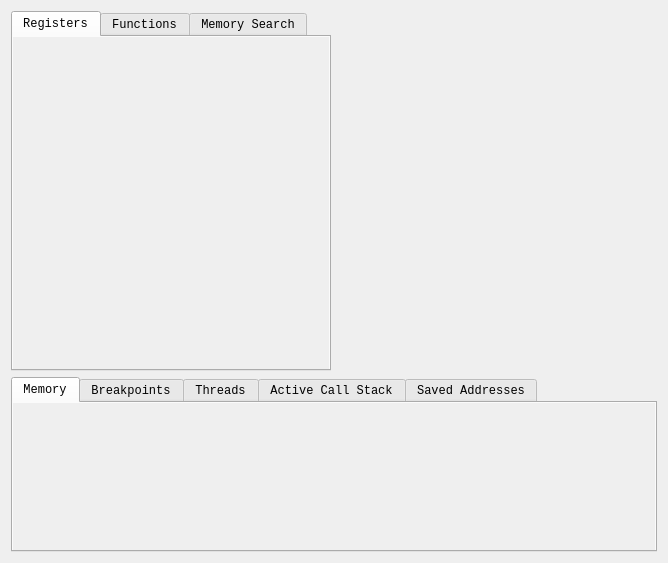
<?xml version="1.0" encoding="UTF-8"?>
<ui version="4.0">
 <class>CpuWidget</class>
 <widget class="QWidget" name="CpuWidget">
  <property name="geometry">
   <rect>
    <x>0</x>
    <y>0</y>
    <width>668</width>
    <height>563</height>
   </rect>
  </property>
  <property name="font">
   <font>
    <family>Monospace</family>
   </font>
  </property>
  <property name="focusPolicy">
   <enum>Qt::StrongFocus</enum>
  </property>
  <property name="windowTitle">
   <string/>
  </property>
  <layout class="QGridLayout" name="gridLayout">
   <item row="0" column="0">
    <layout class="QVBoxLayout" name="verticalLayout">
     <item>
      <layout class="QHBoxLayout" name="horizontalLayout" stretch="0,0">
       <item>
        <widget class="QTabWidget" name="tabWidgetRegFunc">
         <property name="minimumSize">
          <size>
           <width>320</width>
           <height>350</height>
          </size>
         </property>
         <property name="currentIndex">
          <number>0</number>
         </property>
         <widget class="QWidget" name="tabRegisters">
          <attribute name="title">
           <string>Registers</string>
          </attribute>
          <layout class="QHBoxLayout" name="horizontalLayout_6">
           <property name="spacing">
            <number>0</number>
           </property>
           <property name="leftMargin">
            <number>0</number>
           </property>
           <property name="topMargin">
            <number>0</number>
           </property>
           <property name="rightMargin">
            <number>0</number>
           </property>
           <property name="bottomMargin">
            <number>0</number>
           </property>
           <item>
            <widget class="RegisterWidget" name="registerWidget" native="true">
             <property name="sizePolicy">
              <sizepolicy hsizetype="Expanding" vsizetype="Expanding">
               <horstretch>0</horstretch>
               <verstretch>0</verstretch>
              </sizepolicy>
             </property>
             <property name="minimumSize">
              <size>
               <width>320</width>
               <height>300</height>
              </size>
             </property>
             <property name="maximumSize">
              <size>
               <width>16777215</width>
               <height>595</height>
              </size>
             </property>
             <property name="font">
              <font>
               <family>Monospace</family>
              </font>
             </property>
             <property name="focusPolicy">
              <enum>Qt::StrongFocus</enum>
             </property>
             <property name="contextMenuPolicy">
              <enum>Qt::CustomContextMenu</enum>
             </property>
             <property name="autoFillBackground">
              <bool>true</bool>
             </property>
            </widget>
           </item>
          </layout>
         </widget>
         <widget class="QWidget" name="tabFunctions">
          <attribute name="title">
           <string>Functions</string>
          </attribute>
          <layout class="QVBoxLayout" name="verticalLayout_2">
           <property name="spacing">
            <number>0</number>
           </property>
           <property name="leftMargin">
            <number>0</number>
           </property>
           <property name="topMargin">
            <number>0</number>
           </property>
           <property name="rightMargin">
            <number>0</number>
           </property>
           <property name="bottomMargin">
            <number>0</number>
           </property>
           <item>
            <widget class="QTreeWidget" name="treeModules">
             <property name="enabled">
              <bool>true</bool>
             </property>
             <property name="contextMenuPolicy">
              <enum>Qt::CustomContextMenu</enum>
             </property>
             <property name="indentation">
              <number>8</number>
             </property>
             <property name="sortingEnabled">
              <bool>true</bool>
             </property>
             <property name="columnCount">
              <number>3</number>
             </property>
             <column>
              <property name="text">
               <string>Module</string>
              </property>
             </column>
             <column>
              <property name="text">
               <string>Version</string>
              </property>
             </column>
             <column>
              <property name="text">
               <string>Count</string>
              </property>
             </column>
            </widget>
           </item>
           <item>
            <widget class="QListWidget" name="listFunctions">
             <property name="contextMenuPolicy">
              <enum>Qt::CustomContextMenu</enum>
             </property>
            </widget>
           </item>
           <item>
            <layout class="QHBoxLayout" name="horizontalLayout_5">
             <item>
              <widget class="QPushButton" name="btnRefreshFunctions">
               <property name="text">
                <string>Refresh</string>
               </property>
              </widget>
             </item>
             <item>
              <widget class="QLineEdit" name="txtFuncSearch">
               <property name="placeholderText">
                <string>Filter</string>
               </property>
              </widget>
             </item>
             <item>
              <widget class="QPushButton" name="btnExportFunctions">
               <property name="text">
                <string>Export</string>
               </property>
              </widget>
             </item>
            </layout>
           </item>
          </layout>
         </widget>
         <widget class="QWidget" name="tabMemorySearch">
          <attribute name="title">
           <string>Memory Search</string>
          </attribute>
          <layout class="QHBoxLayout" name="horizontalLayout_10">
           <property name="spacing">
            <number>0</number>
           </property>
           <property name="leftMargin">
            <number>0</number>
           </property>
           <property name="topMargin">
            <number>0</number>
           </property>
           <property name="rightMargin">
            <number>0</number>
           </property>
           <property name="bottomMargin">
            <number>0</number>
           </property>
           <item>
            <widget class="MemorySearchWidget" name="memorySearchWidget" native="true">
             <property name="sizePolicy">
              <sizepolicy hsizetype="Preferred" vsizetype="Preferred">
               <horstretch>0</horstretch>
               <verstretch>0</verstretch>
              </sizepolicy>
             </property>
             <property name="font">
              <font>
               <family>Monospace</family>
              </font>
             </property>
             <property name="focusPolicy">
              <enum>Qt::StrongFocus</enum>
             </property>
             <property name="contextMenuPolicy">
              <enum>Qt::CustomContextMenu</enum>
             </property>
             <property name="autoFillBackground">
              <bool>true</bool>
             </property>
            </widget>
           </item>
          </layout>
         </widget>
        </widget>
       </item>
       <item>
        <widget class="DisassemblyWidget" name="disassemblyWidget" native="true">
         <property name="sizePolicy">
          <sizepolicy hsizetype="MinimumExpanding" vsizetype="Expanding">
           <horstretch>0</horstretch>
           <verstretch>1</verstretch>
          </sizepolicy>
         </property>
         <property name="minimumSize">
          <size>
           <width>320</width>
           <height>350</height>
          </size>
         </property>
         <property name="maximumSize">
          <size>
           <width>16777215</width>
           <height>595</height>
          </size>
         </property>
         <property name="font">
          <font>
           <family>Monospace</family>
          </font>
         </property>
         <property name="focusPolicy">
          <enum>Qt::StrongFocus</enum>
         </property>
         <property name="contextMenuPolicy">
          <enum>Qt::CustomContextMenu</enum>
         </property>
         <property name="autoFillBackground">
          <bool>true</bool>
         </property>
        </widget>
       </item>
      </layout>
     </item>
     <item>
      <widget class="QTabWidget" name="tabWidget">
       <property name="minimumSize">
        <size>
         <width>150</width>
         <height>0</height>
        </size>
       </property>
       <property name="maximumSize">
        <size>
         <width>16777215</width>
         <height>215</height>
        </size>
       </property>
       <property name="tabPosition">
        <enum>QTabWidget::North</enum>
       </property>
       <property name="currentIndex">
        <number>0</number>
       </property>
       <widget class="QWidget" name="tab_memory">
        <property name="sizePolicy">
         <sizepolicy hsizetype="Preferred" vsizetype="Preferred">
          <horstretch>0</horstretch>
          <verstretch>0</verstretch>
         </sizepolicy>
        </property>
        <attribute name="title">
         <string>Memory</string>
        </attribute>
        <layout class="QHBoxLayout" name="horizontalLayout_3">
         <property name="spacing">
          <number>6</number>
         </property>
         <property name="leftMargin">
          <number>0</number>
         </property>
         <property name="topMargin">
          <number>0</number>
         </property>
         <property name="rightMargin">
          <number>0</number>
         </property>
         <property name="bottomMargin">
          <number>0</number>
         </property>
         <item>
          <widget class="MemoryViewWidget" name="memoryviewWidget" native="true">
           <property name="sizePolicy">
            <sizepolicy hsizetype="Preferred" vsizetype="Preferred">
             <horstretch>0</horstretch>
             <verstretch>0</verstretch>
            </sizepolicy>
           </property>
           <property name="minimumSize">
            <size>
             <width>250</width>
             <height>145</height>
            </size>
           </property>
           <property name="maximumSize">
            <size>
             <width>16777215</width>
             <height>16777215</height>
            </size>
           </property>
           <property name="font">
            <font>
             <family>Monospace</family>
            </font>
           </property>
           <property name="contextMenuPolicy">
            <enum>Qt::CustomContextMenu</enum>
           </property>
           <property name="autoFillBackground">
            <bool>true</bool>
           </property>
          </widget>
         </item>
        </layout>
       </widget>
       <widget class="QWidget" name="tab_breakpoints">
        <attribute name="title">
         <string>Breakpoints</string>
        </attribute>
        <layout class="QHBoxLayout" name="horizontalLayout_4">
         <property name="leftMargin">
          <number>0</number>
         </property>
         <property name="topMargin">
          <number>0</number>
         </property>
         <property name="rightMargin">
          <number>0</number>
         </property>
         <property name="bottomMargin">
          <number>0</number>
         </property>
         <item>
          <widget class="QTableView" name="breakpointList">
           <property name="contextMenuPolicy">
            <enum>Qt::CustomContextMenu</enum>
           </property>
           <property name="horizontalScrollBarPolicy">
            <enum>Qt::ScrollBarAlwaysOff</enum>
           </property>
           <property name="gridStyle">
            <enum>Qt::NoPen</enum>
           </property>
          </widget>
         </item>
        </layout>
       </widget>
       <widget class="QWidget" name="tab_threads">
        <attribute name="title">
         <string>Threads</string>
        </attribute>
        <layout class="QHBoxLayout" name="horizontalLayout_7">
         <property name="spacing">
          <number>0</number>
         </property>
         <property name="leftMargin">
          <number>0</number>
         </property>
         <property name="topMargin">
          <number>0</number>
         </property>
         <property name="rightMargin">
          <number>0</number>
         </property>
         <property name="bottomMargin">
          <number>0</number>
         </property>
         <item>
          <widget class="QTableView" name="threadList">
           <property name="contextMenuPolicy">
            <enum>Qt::CustomContextMenu</enum>
           </property>
           <property name="selectionMode">
            <enum>QAbstractItemView::SingleSelection</enum>
           </property>
           <property name="gridStyle">
            <enum>Qt::NoPen</enum>
           </property>
           <property name="cornerButtonEnabled">
            <bool>false</bool>
           </property>
          </widget>
         </item>
        </layout>
       </widget>
       <widget class="QWidget" name="tab_callstack">
        <attribute name="title">
         <string>Active Call Stack</string>
        </attribute>
        <layout class="QHBoxLayout" name="horizontalLayout_8">
         <property name="spacing">
          <number>0</number>
         </property>
         <property name="leftMargin">
          <number>0</number>
         </property>
         <property name="topMargin">
          <number>0</number>
         </property>
         <property name="rightMargin">
          <number>0</number>
         </property>
         <property name="bottomMargin">
          <number>0</number>
         </property>
         <item>
          <widget class="QTableView" name="stackList">
           <property name="contextMenuPolicy">
            <enum>Qt::CustomContextMenu</enum>
           </property>
           <property name="horizontalScrollBarPolicy">
            <enum>Qt::ScrollBarAlwaysOff</enum>
           </property>
           <property name="sizeAdjustPolicy">
            <enum>QAbstractScrollArea::AdjustToContentsOnFirstShow</enum>
           </property>
           <property name="selectionMode">
            <enum>QAbstractItemView::SingleSelection</enum>
           </property>
           <property name="gridStyle">
            <enum>Qt::NoPen</enum>
           </property>
           <property name="cornerButtonEnabled">
            <bool>false</bool>
           </property>
          </widget>
         </item>
        </layout>
       </widget>
       <widget class="QWidget" name="tab_savedaddresses">
        <attribute name="title">
         <string>Saved Addresses</string>
        </attribute>
        <layout class="QHBoxLayout" name="horizontalLayout_9">
         <property name="leftMargin">
          <number>0</number>
         </property>
         <property name="topMargin">
          <number>0</number>
         </property>
         <property name="rightMargin">
          <number>0</number>
         </property>
         <property name="bottomMargin">
          <number>0</number>
         </property>
         <item>
          <widget class="QTableView" name="savedAddressesList">
           <property name="contextMenuPolicy">
            <enum>Qt::CustomContextMenu</enum>
           </property>
           <property name="horizontalScrollBarPolicy">
            <enum>Qt::ScrollBarAlwaysOff</enum>
           </property>
           <property name="gridStyle">
            <enum>Qt::NoPen</enum>
           </property>
          </widget>
         </item>
        </layout>
       </widget>
      </widget>
     </item>
    </layout>
   </item>
  </layout>
 </widget>
 <customwidgets>
  <customwidget>
   <class>DisassemblyWidget</class>
   <extends>QWidget</extends>
   <header>pcsx2-qt/Debugger/DisassemblyWidget.h</header>
   <container>1</container>
  </customwidget>
  <customwidget>
   <class>RegisterWidget</class>
   <extends>QWidget</extends>
   <header>pcsx2-qt/Debugger/RegisterWidget.h</header>
   <container>1</container>
  </customwidget>
  <customwidget>
   <class>MemoryViewWidget</class>
   <extends>QWidget</extends>
   <header>pcsx2-qt/Debugger/MemoryViewWidget.h</header>
   <container>1</container>
  </customwidget>
  <customwidget>
   <class>MemorySearchWidget</class>
   <extends>QWidget</extends>
   <header>pcsx2-qt/Debugger/MemorySearchWidget.h</header>
   <container>1</container>
  </customwidget>
 </customwidgets>
 <resources/>
 <connections/>
</ui>
